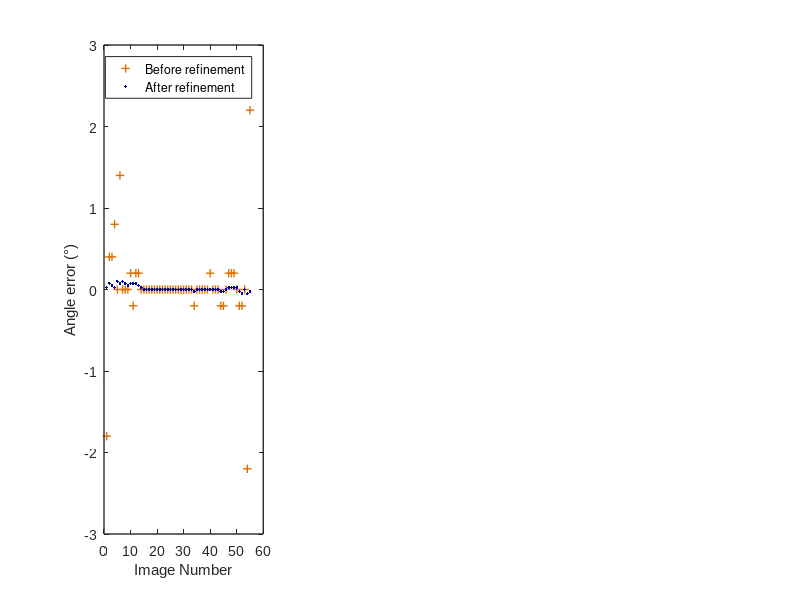

Write the MATLAB code that produced this figure. (Note: this script raises an error after producing the figure.)
clear all; close all
%%
angles_GT=load('CoPdPt_Angle_Dose1p7e4.mat');% Ground truth
angles_GT=angles_GT.angles_refined_out;
angles      = importdata('CoPdPt_ExperimentalAngles.mat');% Angle from experiment
angles_OPT      = importdata('CoPdPt_RefinedAngles.mat'); % Refined Angles
angles_OPT=angles_OPT.Angle_OPT;
%%
% compute rotation matrix R w.r.t euler angles {phi,theta,psi}
% rotmat1 = MatrixQuaternionRot(vec1,phi);
% rotmat2 = MatrixQuaternionRot(vec2,theta);
% rotmat3 = MatrixQuaternionRot(vec3,psi);

colors = [0 0 160
    0 102 102
    220 111 0
    237 67 62]/255;

ImagNo=[1:55];

figure; clf; set(gcf,'Position',[0,0,750,190]);
subplot(1,3,1);
plot(angles(:,1)-angles_GT(:,1),'+','markersize',6,'color',colors(3,:),'MarkerFaceColor',[1 1 1],'LineWidth',1.0)
hold on
plot(angles_OPT(:,1)-angles_GT(:,1),'.','markersize',6,'color',colors(1,:),'MarkerFaceColor', [1, 1, 1],'LineWidth',1.0)%  [0.3, 0.3, 0.8]
box on
set(gca,'Layer','top')
h = findobj(gca,'Type','patch');
set(gca,'FontSize',10,'FontName', 'Arial','linewidth',1);
xlabel('Image Number');
ylabel('Angle error (°)');
lgd = legend('Before refinement','After refinement');% 
lgd.Box = 'off'; 
set(legend,'FontSize',8)
lgd.Orientation = "horizontal";
lgd.NumColumns = 1;
lgd.Location= 'northwest'
ylim([-4 5])
lgd.ItemTokenSize = [20, 20];


subplot(1,3,2);
plot(angles(:,2)-angles_GT(:,2),'+','markersize',6,'color',colors(3,:),'MarkerFaceColor',[1 1 1],'LineWidth',1.0)
hold on
plot(angles_OPT(:,2)-angles_GT(:,2),'.','markersize',6,'color',colors(1,:),'MarkerFaceColor', [1, 1, 1],'LineWidth',1.0)% 
box on
set(gca,'Layer','top')
h = findobj(gca,'Type','patch');
set(gca,'FontSize',10,'FontName', 'Arial','linewidth',1);
xlabel('Image No.');
ylabel('Angle error (°)');
lgd = legend('Before refinement','After refinement');% 
lgd.Box = 'off'; 
set(legend,'FontSize',8)
lgd.Orientation = "horizontal";
lgd.NumColumns = 1;
lgd.Location= 'northwest'
ylim([-4 5])
lgd.ItemTokenSize = [20, 20];


subplot(1,3,3);
plot(angles(:,3)-angles_GT(:,3),'+','markersize',6,'color',colors(3,:),'MarkerFaceColor',[1 1 1],'LineWidth',1.0)
hold on
plot(angles_OPT(:,3)-angles_GT(:,3),'.','markersize',6,'color',colors(1,:),'MarkerFaceColor', [1, 1, 1],'LineWidth',1.0)% 
box on
set(gca,'Layer','top')
h = findobj(gca,'Type','patch');
set(gca,'FontSize',10,'FontName', 'Arial','linewidth',1);
xlabel('Image No.');
ylabel('Angle error (°)');
lgd = legend('Before refinement','After refinement');% 
lgd.Box = 'off'; 
set(legend,'FontSize',8)
lgd.Orientation = "horizontal";
lgd.NumColumns = 1;
lgd.Location= 'northwest'
ylim([-4 5])
lgd.ItemTokenSize = [20, 20];
